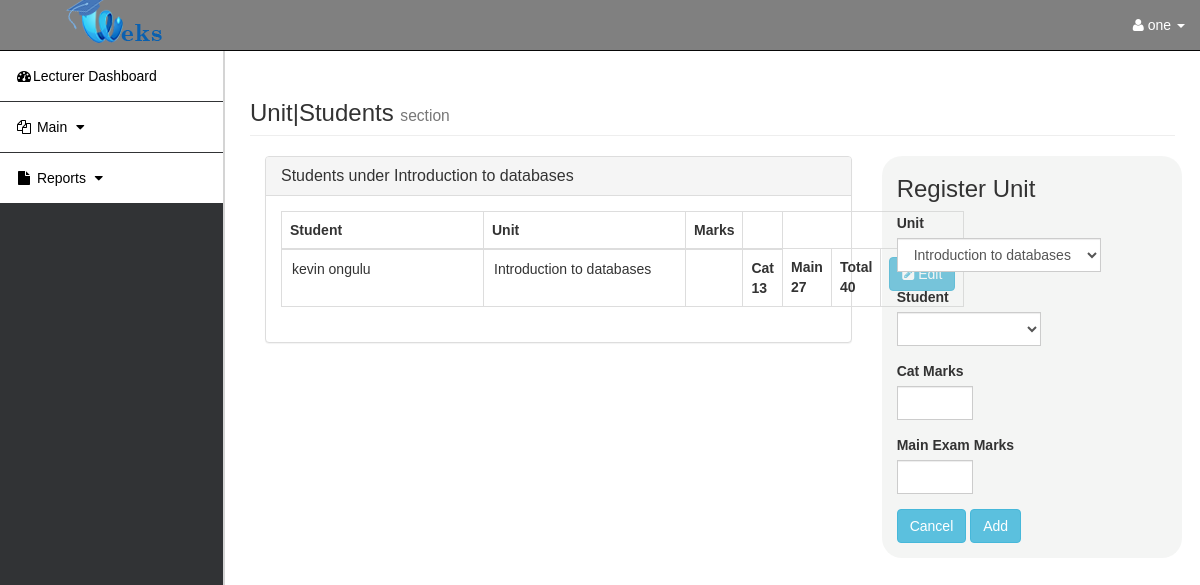
Page /rms.php?page=unit_students&id=4 (signed in) on the committed database.
### tables this page shows
CREATE TABLE `subjects` (
  `SUBJECT_ID` int(11) NOT NULL,
  `SUBJECT` varchar(100) NOT NULL,
  `FOR` int(10) DEFAULT NULL,
  `DESCRIPTION` text NOT NULL,
  `LECTURER` int(10) NOT NULL,
  `study_year` int(10) NOT NULL DEFAULT 1,
  `grade` int(10) NOT NULL DEFAULT 1,
  `semester` int(10) DEFAULT NULL
);

CREATE TABLE `registered_units` (
  `id` int(10) NOT NULL,
  `student` int(10) NOT NULL,
  `unit` int(10) NOT NULL,
  `date_registered` datetime NOT NULL DEFAULT current_timestamp(),
  `marks` int(3) DEFAULT NULL,
  `date_updated` datetime NOT NULL,
  `school_year` int(10) NOT NULL DEFAULT 1,
  `semester` int(10) NOT NULL DEFAULT 1,
  `study_year` int(10) NOT NULL DEFAULT 1,
  `cat_marks` int(3) DEFAULT NULL,
  `main_exam_marks` int(3) DEFAULT NULL
);

CREATE TABLE `user` (
  `USER_ID` int(11) NOT NULL,
  `LASTNAME` varchar(30) NOT NULL,
  `FIRSTNAME` varchar(30) NOT NULL,
  `MIDDLE_NAME` varchar(100) NOT NULL,
  `USERNAME` varchar(100) NOT NULL,
  `USER_TYPE` varchar(15) NOT NULL,
  `ADDRESS` varchar(255) NOT NULL,
  `GENDER` varchar(10) NOT NULL,
  `DOB` date NOT NULL DEFAULT current_timestamp(),
  `EMAIL` varchar(100) NOT NULL,
  `PASSWORD` varchar(255) NOT NULL DEFAULT '0192023a7bbd73250516f069df18b500'
);

### unit_students.php (the view, shortened to what this page needs)
<?php
include 'db.php';
$unit_id=$_GET['id'];
$unit=$conn->query("SELECT * FROM subjects WHERE SUBJECT_ID='$unit_id'");
$unit=mysqli_fetch_assoc($unit);
?>
          <h3 class="page-header"> Unit|Students  <small>section</small></h3>
      <?php
            include 'process_unit_students_registration.php';
                ?>
       <div class="col-md-8 " id="s_page">
        <div class="panel panel-default">
        <div class="panel-heading">
          <h3 class="panel-title"> Students under <?php echo  !empty($unit['SUBJECT']) ? $unit['SUBJECT'] : ''  ?></h3>
        </div>
        <div class="panel-body">
  <table id="students" class="table table-hover table-bordered">
    <thead>
      <tr>
        <th>Student</th>
        <th>Unit</th>
        <th>Marks</th>
        <th></th>
      </tr>
    </thead>
    <tbody>
    <?php
    include 'db.php';
      if($_SESSION['user_type'] == "LECTURER"){
        $user_id=$_SESSION['ID'];
        $more_sql=" WHERE subjects.LECTURER=$user_id AND unit='$unit_id' ";
      }
    $sql=  mysqli_query($conn, "SELECT registered_units.main_exam_marks,registered_units.cat_marks,registered_units.id,registered_units.marks,subjects.SUBJECT_ID,subjects.SUBJECT,students.STUDENT_ID,user.FIRSTNAME,user.LASTNAME FROM registered_units JOIN students ON registered_units.student=students.STUDENT_ID JOIN subjects ON registered_units.unit=subjects.SUBJECT_ID JOIN user ON students.USER=user.USER_ID $more_sql Order by registered_units.id ASC");
    while($row = mysqli_fetch_assoc($sql)) {
    ?>
      <tr>
        <td><input id="studentname<?php echo $row["id"] ?>"  name="" type="text" style="border:0px" value="<?php echo $row['FIRSTNAME'].' '.$row['LASTNAME'] ?>" readonly></td>
        <td><input id="unitname<?php echo $row["id"] ?>"  name="" type="text" style="border:0px" value="<?php echo $row['SUBJECT'] ?>" readonly></td>
        <td>
          <th>Cat<br><?php echo $row['cat_marks'] ?></th>
          <th>Main<br><?php echo $row['main_exam_marks'] ?></th>
          <th>Total<br><?php echo $row['marks'] ?></th>
        </td>
        <?php if($_SESSION['user_type'] != "STUDENT"){ ?>
        <td><center><a onclick="update_data(<?php echo $row["id"]?>)" class="btn btn-info" ><i class="fa fa-pencil-square" aria-hidden="true"></i> Edit</a></center></td>
        <?php } ?>
      </tr>
      <?php
    }
      ?>
    </tbody>
  </table>
</div>
</div>
</div>
      <div class="col-md-4" id="">
            <div class="container frm-new">
      <div class="row main">
        <div class="main-login main-center">
        <h3 id="head">Register Unit</h3>
          <form class="" method="post">
            <div class="form-group">
              <label for="sub" class="cols-sm-2 control-label">Unit</label>
              <div class="cols-sm-4">
                <div class="input-group">
                  <select name="unit" class="form-control" id="unit1">
                  <option value="<?php echo $unit['SUBJECT_ID'] ?>">
                  <?php echo $unit['SUBJECT'] ?>
                  </option>
                  </select>
                </div>
              </div>
            </div>
            <?php if($_SESSION['user_type'] == "STUDENT"){ ?>
              <input type="hidden" name="student" value="<?php echo $student_id ?>">
            <?php } else{ ?>
            <div class="form-group">
              <label for="sub" class="cols-sm-2 control-label">Student</label>
              <div class="cols-sm-4">
                <div class="input-group">
                  <select name="student" class="form-control" id="student1">
                  <option id="student"></option>
                  <?php
                  include 'db.php';
                  $sql = mysqli_query($conn,"SELECT * from students JOIN user ON students.user=user.USER_ID");
                  while($row=mysqli_fetch_assoc($sql)){
                   ?>
                  <option value="<?php echo $row['STUDENT_ID'] ?>">
                  </option>
                  <?php } mysqli_close($conn); ?>
                  </select>
                </div>
              </div>
            </div>
          <?php } ?>
          <?php if($_SESSION['user_type'] == "LECTURER") { ?>
            <div class="form-group" id='cat_marks'>
              <label for="cat_marks" class="cols-sm-2 control-label">Cat Marks</label>
              <div class="cols-sm-4">
                <div class="input-group">
                  <input class="form-control" type="number" name="cat_marks" min="0" max='30' id="cat_marks1">
                </div>
              </div>
            </div>
            <div class="form-group" id='main_exam_marks'>
              <label for="main_exam_marks" class="cols-sm-2 control-label">Main Exam Marks</label>
              <div class="cols-sm-4">
                <div class="input-group">
                  <input class="form-control" type="number" name="main_exam_marks" min="0" max='70' id="main_exam_marks1">
                </div>
              </div>
            </div>
          <?php } else{ ?>
            <input class="form-control" type="hidden" name="main_exam_marks" max="70" min="0" id="main_exam_marks1">
            <input class="form-control" type="hidden" name="cat_marks" min="0" max="30" id="cat_marks1">
          <?php } ?>
            <div class="form-group ">
            <input type="reset" class="btn btn-info " id="reset" name="reset" value="Cancel">
              <button class="btn btn-info" id="btn_add">Add</button>
            </div>
          </form>
        </div>
      </div>
    </div>
    </div>

### asset/css/sb-admin.css (style rules this page uses)
body { margin-top: 100px; background-color: #222; }
@media (min-width:768px) { body { margin-top: 50px; } }

### asset/css/styles.css (style rules this page uses)
.frm-new { display:block; background-color:rgba(208, 212, 209, 0.23); width:300px; border-radius:20px; position:fixed; z-index:1030; padding-left:30px }
* { box-sizing:border-box }
body { font-family: Verdana,sans-serif; }

### rows in the picture
subjects: SUBJECT "Introduction to databases", unit "Introduction to databases"
registered_units: LASTNAME "kevin ongulu", unit.SUBJECT "Introduction to databases", cat_marks "13", main_exam_marks "27", marks "40"

### other values in the picture
$_SESSION['fname'] "one"
